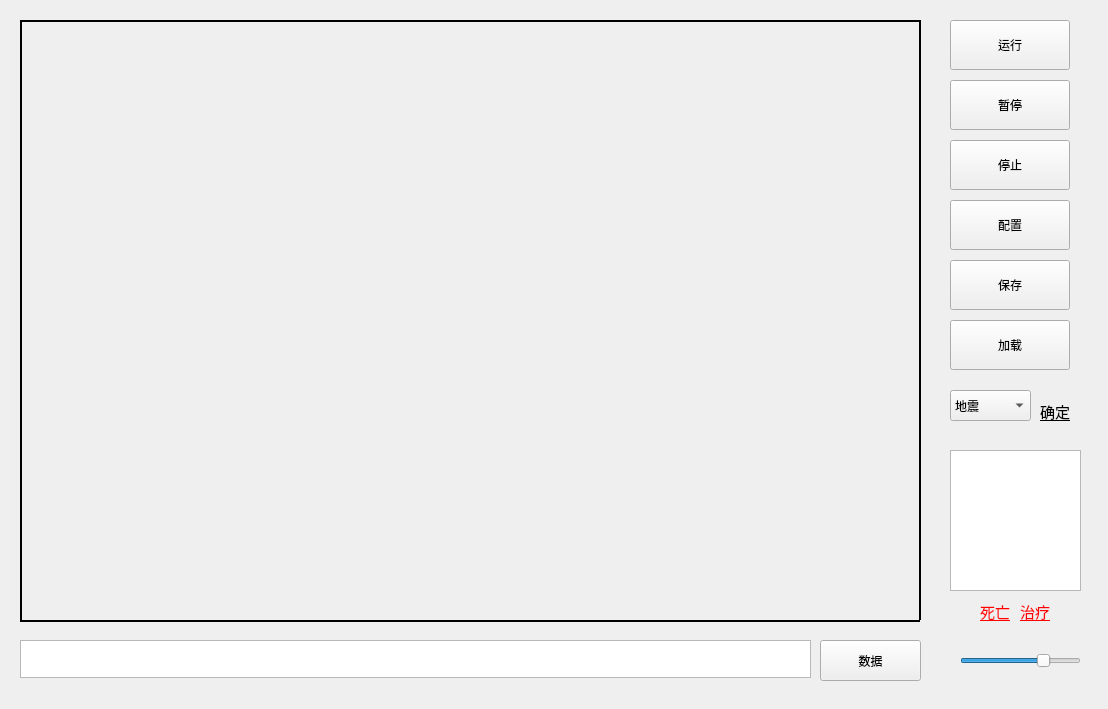
<?xml version="1.0" encoding="UTF-8"?>
<ui version="4.0">
 <class>ecosystemClass</class>
 <widget class="QWidget" name="ecosystemClass">
  <property name="geometry">
   <rect>
    <x>0</x>
    <y>0</y>
    <width>1108</width>
    <height>709</height>
   </rect>
  </property>
  <property name="windowTitle">
   <string>ecosystem</string>
  </property>
  <widget class="QLabel" name="label">
   <property name="geometry">
    <rect>
     <x>20</x>
     <y>20</y>
     <width>2</width>
     <height>600</height>
    </rect>
   </property>
   <property name="styleSheet">
    <string notr="true">border:2px solid;</string>
   </property>
   <property name="text">
    <string/>
   </property>
  </widget>
  <widget class="QPushButton" name="pushButton">
   <property name="geometry">
    <rect>
     <x>950</x>
     <y>20</y>
     <width>120</width>
     <height>50</height>
    </rect>
   </property>
   <property name="text">
    <string>运行</string>
   </property>
  </widget>
  <widget class="QPushButton" name="pushButton_2">
   <property name="geometry">
    <rect>
     <x>950</x>
     <y>140</y>
     <width>120</width>
     <height>50</height>
    </rect>
   </property>
   <property name="text">
    <string>停止</string>
   </property>
  </widget>
  <widget class="QTextEdit" name="textEdit">
   <property name="geometry">
    <rect>
     <x>20</x>
     <y>640</y>
     <width>791</width>
     <height>38</height>
    </rect>
   </property>
   <property name="html">
    <string>&lt;!DOCTYPE HTML PUBLIC &quot;-//W3C//DTD HTML 4.0//EN&quot; &quot;http://www.w3.org/TR/REC-html40/strict.dtd&quot;&gt;
&lt;html&gt;&lt;head&gt;&lt;meta name=&quot;qrichtext&quot; content=&quot;1&quot; /&gt;&lt;style type=&quot;text/css&quot;&gt;
p, li { white-space: pre-wrap; }
&lt;/style&gt;&lt;/head&gt;&lt;body style=&quot; font-family:'SimSun'; font-size:9pt; font-weight:400; font-style:normal;&quot;&gt;
&lt;p style=&quot;-qt-paragraph-type:empty; margin-top:0px; margin-bottom:0px; margin-left:0px; margin-right:0px; -qt-block-indent:0; text-indent:0px;&quot;&gt;&lt;br /&gt;&lt;/p&gt;&lt;/body&gt;&lt;/html&gt;</string>
   </property>
  </widget>
  <widget class="QPushButton" name="pushButton_3">
   <property name="geometry">
    <rect>
     <x>950</x>
     <y>200</y>
     <width>120</width>
     <height>50</height>
    </rect>
   </property>
   <property name="text">
    <string>配置</string>
   </property>
  </widget>
  <widget class="QPushButton" name="pushButton_4">
   <property name="geometry">
    <rect>
     <x>950</x>
     <y>80</y>
     <width>120</width>
     <height>50</height>
    </rect>
   </property>
   <property name="text">
    <string>暂停</string>
   </property>
  </widget>
  <widget class="QSlider" name="horizontalSlider">
   <property name="geometry">
    <rect>
     <x>960</x>
     <y>650</y>
     <width>121</width>
     <height>22</height>
    </rect>
   </property>
   <property name="maximum">
    <number>1950</number>
   </property>
   <property name="value">
    <number>1400</number>
   </property>
   <property name="orientation">
    <enum>Qt::Horizontal</enum>
   </property>
  </widget>
  <widget class="QLabel" name="label_3">
   <property name="geometry">
    <rect>
     <x>919</x>
     <y>20</y>
     <width>2</width>
     <height>600</height>
    </rect>
   </property>
   <property name="styleSheet">
    <string notr="true">border:2px solid;</string>
   </property>
   <property name="text">
    <string/>
   </property>
  </widget>
  <widget class="QLabel" name="label_2">
   <property name="geometry">
    <rect>
     <x>20</x>
     <y>20</y>
     <width>900</width>
     <height>2</height>
    </rect>
   </property>
   <property name="styleSheet">
    <string notr="true">border:2px solid;</string>
   </property>
   <property name="text">
    <string/>
   </property>
  </widget>
  <widget class="QLabel" name="label_4">
   <property name="geometry">
    <rect>
     <x>20</x>
     <y>620</y>
     <width>900</width>
     <height>2</height>
    </rect>
   </property>
   <property name="styleSheet">
    <string notr="true">border:2px solid;</string>
   </property>
   <property name="text">
    <string/>
   </property>
  </widget>
  <widget class="QTextEdit" name="textEdit_2">
   <property name="geometry">
    <rect>
     <x>950</x>
     <y>450</y>
     <width>131</width>
     <height>141</height>
    </rect>
   </property>
  </widget>
  <widget class="QPushButton" name="pushButton_5">
   <property name="geometry">
    <rect>
     <x>950</x>
     <y>260</y>
     <width>120</width>
     <height>50</height>
    </rect>
   </property>
   <property name="text">
    <string>保存</string>
   </property>
  </widget>
  <widget class="QPushButton" name="pushButton_6">
   <property name="geometry">
    <rect>
     <x>950</x>
     <y>320</y>
     <width>120</width>
     <height>50</height>
    </rect>
   </property>
   <property name="text">
    <string>加载</string>
   </property>
  </widget>
  <widget class="QPushButton" name="pushButton_7">
   <property name="geometry">
    <rect>
     <x>820</x>
     <y>640</y>
     <width>101</width>
     <height>41</height>
    </rect>
   </property>
   <property name="text">
    <string>数据</string>
   </property>
  </widget>
  <widget class="QComboBox" name="comboBox">
   <property name="geometry">
    <rect>
     <x>950</x>
     <y>390</y>
     <width>81</width>
     <height>31</height>
    </rect>
   </property>
   <item>
    <property name="text">
     <string>地震</string>
    </property>
   </item>
   <item>
    <property name="text">
     <string>闪电</string>
    </property>
   </item>
  </widget>
  <widget class="ClickableLabel" name="label_5">
   <property name="geometry">
    <rect>
     <x>980</x>
     <y>600</y>
     <width>31</width>
     <height>21</height>
    </rect>
   </property>
   <property name="cursor">
    <cursorShape>PointingHandCursor</cursorShape>
   </property>
   <property name="text">
    <string>&lt;html&gt;&lt;head/&gt;&lt;body&gt;&lt;p&gt;&lt;span style=&quot; font-size:11pt; text-decoration: underline; color:#ff0000;&quot;&gt;死亡&lt;/span&gt;&lt;/p&gt;&lt;/body&gt;&lt;/html&gt;</string>
   </property>
  </widget>
  <widget class="ClickableLabel" name="label_6">
   <property name="geometry">
    <rect>
     <x>1040</x>
     <y>400</y>
     <width>31</width>
     <height>21</height>
    </rect>
   </property>
   <property name="cursor">
    <cursorShape>PointingHandCursor</cursorShape>
   </property>
   <property name="text">
    <string>&lt;html&gt;&lt;head/&gt;&lt;body&gt;&lt;p&gt;&lt;span style=&quot; font-size:11pt; text-decoration: underline; color:#000000;&quot;&gt;确定&lt;/span&gt;&lt;/p&gt;&lt;/body&gt;&lt;/html&gt;</string>
   </property>
  </widget>
  <widget class="ClickableLabel" name="label_7">
   <property name="geometry">
    <rect>
     <x>1020</x>
     <y>600</y>
     <width>31</width>
     <height>21</height>
    </rect>
   </property>
   <property name="cursor">
    <cursorShape>PointingHandCursor</cursorShape>
   </property>
   <property name="text">
    <string>&lt;html&gt;&lt;head/&gt;&lt;body&gt;&lt;p&gt;&lt;span style=&quot; font-size:11pt; text-decoration: underline; color:#ff0000;&quot;&gt;治疗&lt;/span&gt;&lt;/p&gt;&lt;/body&gt;&lt;/html&gt;</string>
   </property>
  </widget>
 </widget>
 <layoutdefault spacing="6" margin="11"/>
 <customwidgets>
  <customwidget>
   <class>ClickableLabel</class>
   <extends>QLabel</extends>
   <header>clickablelabel.h</header>
   <slots>
    <signal>clicked()</signal>
   </slots>
  </customwidget>
 </customwidgets>
 <resources>
  <include location="ecosystem.qrc"/>
 </resources>
 <connections>
  <connection>
   <sender>pushButton</sender>
   <signal>clicked()</signal>
   <receiver>ecosystemClass</receiver>
   <slot>btnRunClick()</slot>
   <hints>
    <hint type="sourcelabel">
     <x>893</x>
     <y>56</y>
    </hint>
    <hint type="destinationlabel">
     <x>944</x>
     <y>47</y>
    </hint>
   </hints>
  </connection>
  <connection>
   <sender>pushButton_2</sender>
   <signal>clicked()</signal>
   <receiver>ecosystemClass</receiver>
   <slot>btnStopClick()</slot>
   <hints>
    <hint type="sourcelabel">
     <x>1060</x>
     <y>228</y>
    </hint>
    <hint type="destinationlabel">
     <x>901</x>
     <y>219</y>
    </hint>
   </hints>
  </connection>
  <connection>
   <sender>pushButton_3</sender>
   <signal>clicked()</signal>
   <receiver>ecosystemClass</receiver>
   <slot>btnSettingClick()</slot>
   <hints>
    <hint type="sourcelabel">
     <x>1126</x>
     <y>314</y>
    </hint>
    <hint type="destinationlabel">
     <x>1122</x>
     <y>328</y>
    </hint>
   </hints>
  </connection>
  <connection>
   <sender>pushButton_4</sender>
   <signal>clicked()</signal>
   <receiver>ecosystemClass</receiver>
   <slot>btnPauseClick()</slot>
   <hints>
    <hint type="sourcelabel">
     <x>1108</x>
     <y>151</y>
    </hint>
    <hint type="destinationlabel">
     <x>1042</x>
     <y>150</y>
    </hint>
   </hints>
  </connection>
  <connection>
   <sender>pushButton_5</sender>
   <signal>clicked()</signal>
   <receiver>ecosystemClass</receiver>
   <slot>btnSaveClick()</slot>
   <hints>
    <hint type="sourcelabel">
     <x>1131</x>
     <y>392</y>
    </hint>
    <hint type="destinationlabel">
     <x>1039</x>
     <y>384</y>
    </hint>
   </hints>
  </connection>
  <connection>
   <sender>pushButton_6</sender>
   <signal>clicked()</signal>
   <receiver>ecosystemClass</receiver>
   <slot>btnLoadClick()</slot>
   <hints>
    <hint type="sourcelabel">
     <x>1106</x>
     <y>459</y>
    </hint>
    <hint type="destinationlabel">
     <x>1042</x>
     <y>460</y>
    </hint>
   </hints>
  </connection>
  <connection>
   <sender>label_5</sender>
   <signal>clicked()</signal>
   <receiver>ecosystemClass</receiver>
   <slot>labelDeadClick()</slot>
   <hints>
    <hint type="sourcelabel">
     <x>982</x>
     <y>610</y>
    </hint>
    <hint type="destinationlabel">
     <x>1068</x>
     <y>611</y>
    </hint>
   </hints>
  </connection>
  <connection>
   <sender>label_7</sender>
   <signal>clicked()</signal>
   <receiver>ecosystemClass</receiver>
   <slot>labelTreaClick()</slot>
   <hints>
    <hint type="sourcelabel">
     <x>1039</x>
     <y>610</y>
    </hint>
    <hint type="destinationlabel">
     <x>1005</x>
     <y>630</y>
    </hint>
   </hints>
  </connection>
  <connection>
   <sender>label_6</sender>
   <signal>clicked()</signal>
   <receiver>ecosystemClass</receiver>
   <slot>labelSureClick()</slot>
   <hints>
    <hint type="sourcelabel">
     <x>1059</x>
     <y>414</y>
    </hint>
    <hint type="destinationlabel">
     <x>1092</x>
     <y>414</y>
    </hint>
   </hints>
  </connection>
  <connection>
   <sender>pushButton_7</sender>
   <signal>clicked()</signal>
   <receiver>ecosystemClass</receiver>
   <slot>btnDataClick()</slot>
   <hints>
    <hint type="sourcelabel">
     <x>872</x>
     <y>662</y>
    </hint>
    <hint type="destinationlabel">
     <x>865</x>
     <y>691</y>
    </hint>
   </hints>
  </connection>
 </connections>
 <slots>
  <slot>btnRunClick()</slot>
  <slot>btnStopClick()</slot>
  <slot>btnSettingClick()</slot>
  <slot>btnPauseClick()</slot>
  <slot>btnSaveClick()</slot>
  <slot>btnLoadClick()</slot>
  <slot>labelDeadClick()</slot>
  <slot>labelTreaClick()</slot>
  <slot>labelSureClick()</slot>
  <slot>btnDataClick()</slot>
 </slots>
</ui>
